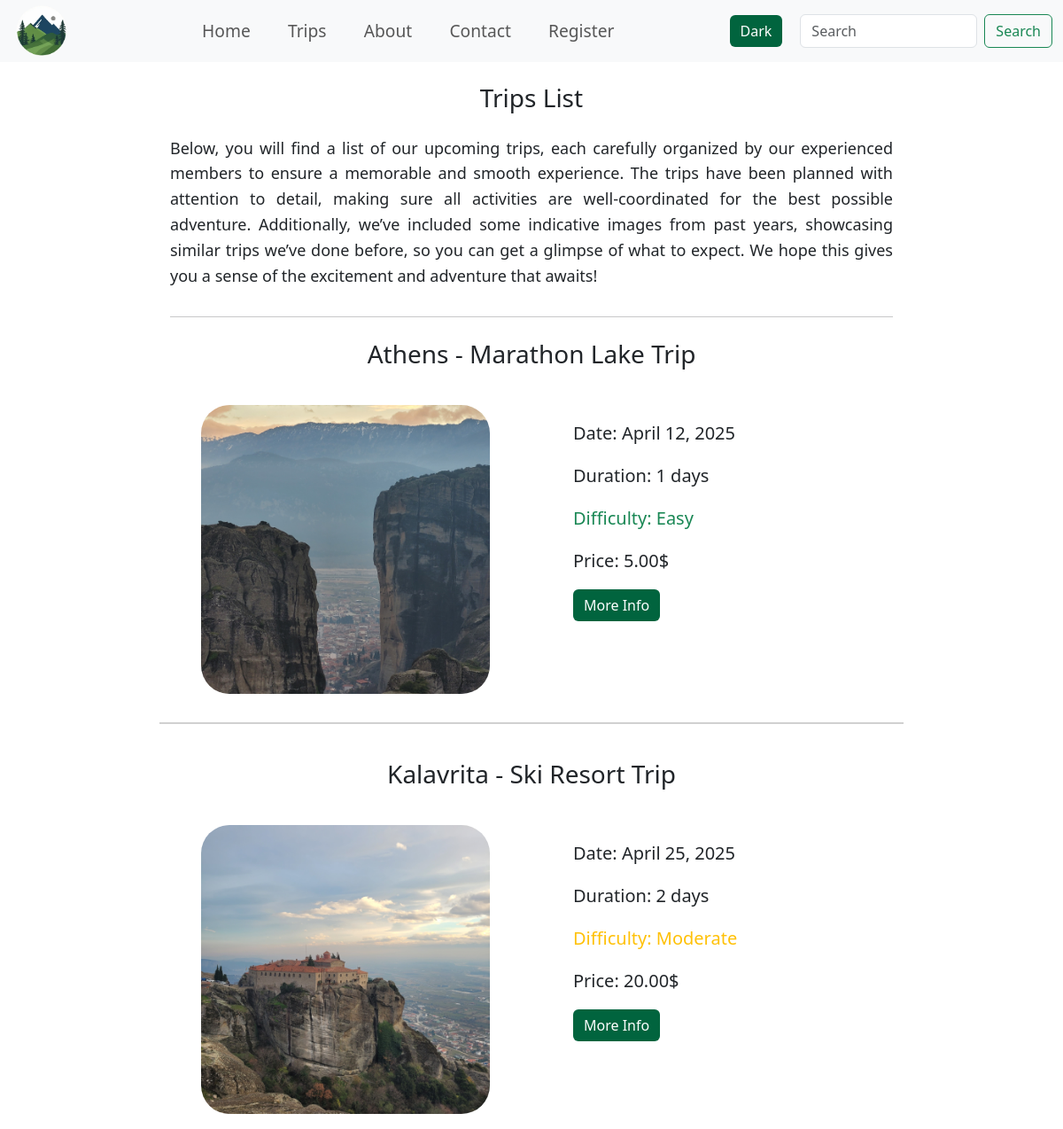
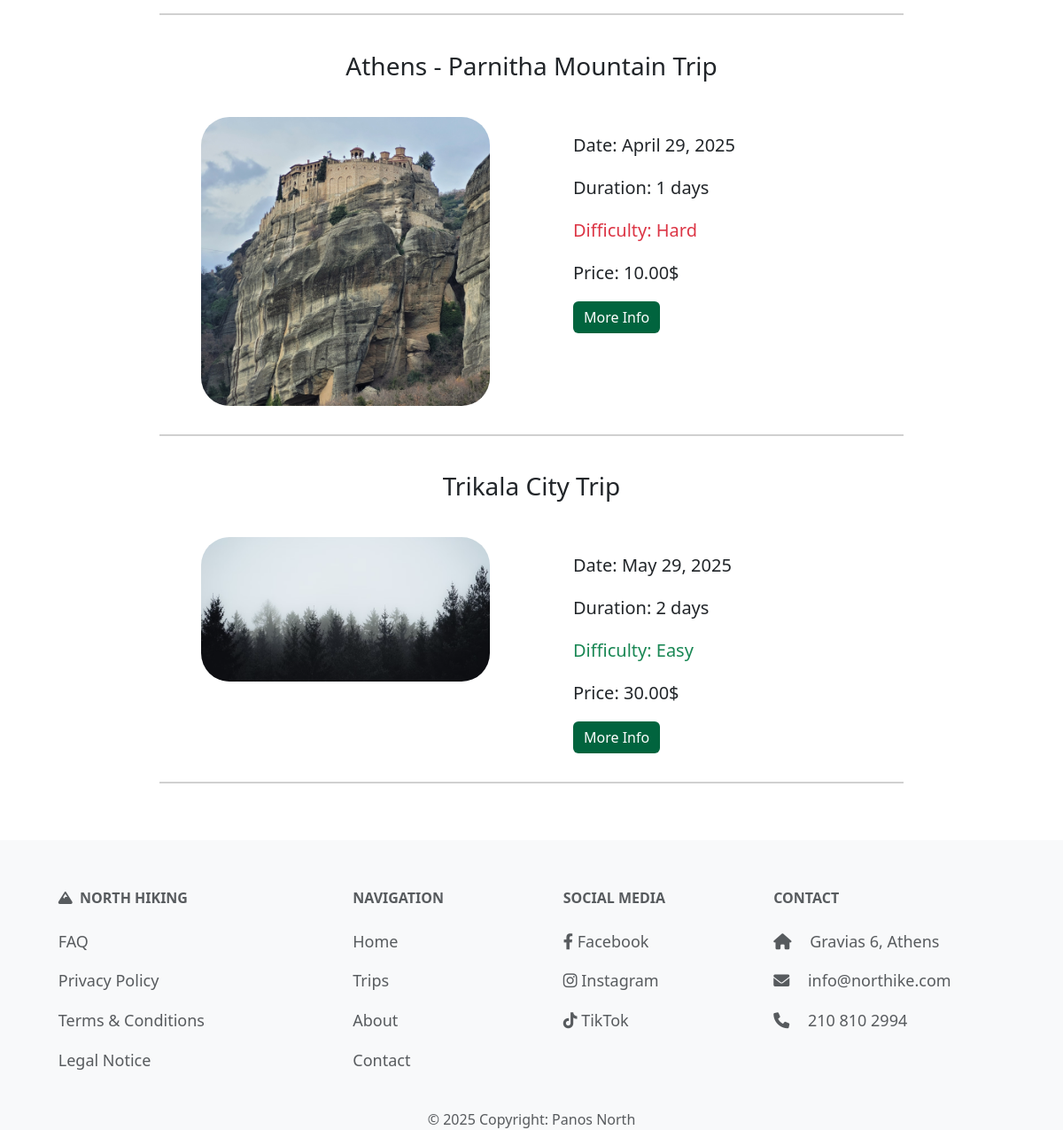
The page /trips/ on the database its author committed (2 pictures, top to bottom).
### trips/models.py (models this page shows, shortened)
class Trip(models.Model):
    DIFFICULTY_LEVELS = [
        ('Easy', 'Easy'),
        ('Moderate', 'Moderate'),
        ('Hard', 'Hard'),
    ]
    location = models.CharField(max_length=60)
    difficulty = models.CharField(max_length=10, choices=DIFFICULTY_LEVELS)
    price = models.DecimalField(
        max_digits=8,
        decimal_places=2,
        validators=[MinValueValidator(0)]
    )
    start_date = models.DateField(validators=[validate_future_date])
    end_date = models.DateField(validators=[validate_future_date])
    description = models.TextField()
    image = models.ImageField(
        default='default.png',
        blank=True,
        null=True,
    )
    guide = models.ForeignKey(
        Guide,
        on_delete=models.SET_NULL,
        null=True,
        blank=True,
        related_name='trip_guides'
    )
    slug = models.SlugField(unique=True, null=True)
    @property
    def duration(self):
        return (self.end_date - self.start_date).days

### trips/views.py (the view)
# urls.py: path('', views.trips_list, name='list'),
def trips_list(request):
    trips =Trip.objects.all().order_by('start_date')
    return render(request, 'trips/trips_list.html', {'trips':trips})

### trips/templates/trips/trips_list.html (shortened to what this page needs)
{% extends "layout.html" %}
{% load static %}
{% block content %}
<section class="trips_section">
    <div class="container">
        <div class="normal_title">
            <h2>Trips List</h2>
        </div>
        <div class="row justify-content-center">
            <p class="justify">
                Below, you will find a list of our upcoming trips, each carefully organized by our experienced members to ensure a memorable and smooth experience. The trips have been planned with attention to detail, making sure all activities are well-coordinated for the best possible adventure. Additionally, we’ve included some indicative images from past years, showcasing similar trips we’ve done before, so you can get a glimpse of what to expect. We hope this gives you a sense of the excitement and adventure that awaits!
            </p>
        </div>
        <hr>
        {% for trip in trips %}
        <h2 class="normal_title">
            <a class="no-decoration" href="{% url 'trips:page' slug=trip.slug %}">
                {{ trip.location }}
            </a>
        </h2>
        <article class="row justify-content-center">
            <div class="col-xxl-5 col-xl-5 col-md-5 col-sm-12 col-xs-12 my-3 mx-auto" aria-label="">
                <div class="mb-3">
                    <a href="{% url 'trips:page' slug=trip.slug %}">
                        <img src="{{ trip.image.url }}" class="img-fluid rounded-5" alt="{{ trip.location }}"/>
                    </a>
                </div>
            </div>
            <div class="col-xxl-5 col-xl-5 col-md-5 col-sm-12 col-xs-12 my-3 mx-auto" aria-label="Information about the Hymettus hiking trip">
                <div>
                    <p class="justify">
                        <p class="trip-detail">Date: {{ trip.start_date }}</p>
                        <p class="trip-detail">Duration: {{ trip.duration }} days</p>
                        <p class="trip-detail
                            {% if trip.difficulty == 'Easy' %}text-success
                            {% elif trip.difficulty == 'Moderate' %}text-warning
                            {% elif trip.difficulty == 'Hard' %}text-danger
                            {% endif %}">
                            Difficulty: {{ trip.difficulty }}
                        </p>
                        <p class="trip-detail">Price: {{ trip.price }}$</p>
                        <a href="{% url 'trips:page' slug=trip.slug %}" class="greenbutton btn">More Info</a>
                    </p>
                </div>
            </div>
            <hr class="seperator-dark">
        </article>
        {% endfor %}
    </div>
</section>
{% endblock %}

### templates/layout.html (shortened to what this page needs)
{% load static %}
<!DOCTYPE html>
<html lang="en">
<head>
    <link href="https://cdn.jsdelivr.net/npm/bootstrap@5.3.3/dist/css/bootstrap.min.css" rel="stylesheet">
    <link rel="stylesheet" href="{% static 'css/styles.css' %}">
    <link href="https://cdnjs.cloudflare.com/ajax/libs/font-awesome/6.0.0-beta3/css/all.min.css" rel="stylesheet">
</head>
<body>
    {% include 'navbar.html' %}
    <main>
        {% block content %}
        {% endblock %}
    </main>
    {% include 'footer.html' %}
</body>
</html>

### templates/navbar.html (shortened to what this page needs)
{% load static %}
<header>
    <nav id="navbar" class="navbar navbar-expand-md navbar-light bg-light sticky-top" aria-label="Navigation menu">
        <div class="container-fluid">
            <a class="navbar-brand" href="{% url 'home' %}">
                <img
                    src="{% static 'images/Site_Logo/logo.png' %}"
                    data-logo-default="{% static 'images/Site_Logo/logo.png' %}"
                    data-logo-hover="{% static 'images/Site_Logo/logo-hover.png' %}"
                    alt="North Hiking Trips Logo"
                    class="logo-img"
                >
            </a>
            <div class="collapse navbar-collapse" id="navbarSupportedContent">
                <ul class="navbar-nav d-flex flex-grow-1 justify-content-between text-center navlinks" role="menu">
                    <li class="nav-item flex-fill">
                        <a class="nav-link {% if request.resolver_match.url_name == 'home' %}active{% endif %}" href="{% url 'home' %}" role="menuitem">Home</a>
                    </li>
                    <li class="nav-item flex-fill">
                        <a class="nav-link {% if request.resolver_match.url_name == 'trips' %}active{% endif %}" href="{% url 'trips:list' %}" role="menuitem">Trips</a>
                    </li>
                    <li class="nav-item flex-fill">
                        <a class="nav-link {% if request.resolver_match.url_name == 'about' %}active{% endif %}" href="{% url 'about' %}" role="menuitem">About</a>
                    </li>
                    <li class="nav-item flex-fill">
                        <a class="nav-link {% if request.resolver_match.url_name == 'contact' %}active{% endif %}" href="{% url 'contact' %}" role="menuitem">Contact</a>
                    </li>
                    <li class="nav-item flex-fill">
                        <a class="nav-link {% if request.resolver_match.url_name == 'register' %}active{% endif %}" href="{% url 'users:register' %}" role="menuitem">Register</a>
                    </li>
                </ul>
                <div class="dark-mode-container">
                    <button id="darkModeToggle" class="greenbutton btn" type="button" aria-label="Toggle dark mode">
                        Dark
                    </button>
                </div>
                <form class="d-flex justify-content-center" role="search" aria-label="Site search">
                    <input class="form-control me-2 searchnav" type="search" placeholder="Search" aria-label="Search query">
                    <button class="btn btn-outline-success" type="submit" aria-label="Submit search">Search</button>
                </form>
            </div>
        </div>
    </nav>
</header>

### templates/footer.html
{% load static %}
<footer id="footer" class="text-center text-md-start text-muted" aria-label="Footer">
    <section class="">
        <div class="container mt-5">
            <div class="row mt-3">
                <div class="col-md-6 col-lg-3 col-xl-3 mx-auto mb-4" aria-label="Legal and Policy Links">
                    <h6 class="text-uppercase fw-bold mb-4">
                        <i class="fa-solid fa-mountain"></i>&nbsp;&nbsp;North Hiking
                    </h6>
                    <p><a href="#" class="text-reset">FAQ</a></p>
                    <p><a href="#" class="text-reset">Privacy Policy</a></p>
                    <p><a href="#" class="text-reset">Terms & Conditions</a></p>
                    <p><a href="#" class="text-reset">Legal Notice</a></p>
                </div>
                <div class="col-md-6 col-lg-3 col-xl-2 mx-auto mb-4" aria-label="Navigation Links">
                    <h6 class="text-uppercase fw-bold mb-4">Navigation</h6>
                    <p><a href="{% url 'home' %}" class="text-reset">Home</a></p>
                    <p><a href="{% url 'trips:list' %}" class="text-reset">Trips</a></p>
                    <p><a href="{% url 'about' %}" class="text-reset">About</a></p>
                    <p><a href="{% url 'contact' %}" class="text-reset">Contact</a></p>
                </div>
                <div class="col-md-6 col-lg-3 col-xl-2 mx-auto mb-4" aria-label="Social Media Links">
                    <h6 class="text-uppercase fw-bold mb-4">Social Media</h6>
                    <p>
                        <a href="https://www.facebook.com/" class="text-reset" target="_blank" rel="noopener noreferrer">
                            <i class="fab fa-facebook-f"></i> Facebook
                        </a>
                    </p>
                    <p>
                        <a href="https://www.instagram.com/" class="text-reset" target="_blank" rel="noopener noreferrer">
                            <i class="fab fa-instagram"></i> Instagram
                        </a>
                    </p>
                    <p>
                        <a href="https://www.tiktok.com/" class="text-reset" target="_blank" rel="noopener noreferrer">
                            <i class="fab fa-tiktok"></i> TikTok
                        </a>
                    </p>
                </div>
                <div class="col-md-6 col-lg-3 col-xl-3 mx-auto mb-md-0 mb-4" aria-label="Contact Information">
                    <h6 class="text-uppercase fw-bold mb-4">Contact</h6>
                    <p><i class="fas fa-home me-3"></i> Gravias 6, Athens</p>
                    <p><i class="fas fa-envelope me-3"></i> info@northike.com</p>
                    <p><i class="fas fa-phone me-3"></i> 210 810 2994</p>
                </div>
            </div>
            <div class="text-center" aria-label="Copyright Information">
                © 2025 Copyright: Panos North
            </div>
        </div>
    </section>
</footer>

### static/css/styles.css (style rules this page uses)
h2 { font-size: 28px; margin-bottom: 15px; }
p { font-size: 18px; line-height: 1.6; }
.normal_title { text-align: center; margin-top: 3%; margin-bottom: 3%; }
.navbar-nav .nav-link { font-size: 1.2rem; font-weight: 500; }
.navbar-brand { padding: 0px; }
.navbar { padding: 0px; }
.navlinks { margin-left: 10%; margin-right: 10%; }
.searchnav { max-width: 200px; width: 100%; }
.logo-img { height: 70px; width: auto; padding: 5px; }
@media (min-width: 768px) { #darkModeToggle { margin-right: 20px; } }
.greenbutton { background-color: #01643e; color: white; border: none; }
footer { background-color: rgb(248, 249, 250) !important; margin-bottom: 0; }
footer a { color: rgb(86, 93, 97); }
footer .container { padding-top: 40px; }
footer .text-uppercase { font-weight: 700; }
footer .text-reset { text-decoration: none; }
.justify { text-align: justify; }
.seperator-dark { border: 1px solid #444444; }
.no-decoration { text-decoration: none; color: rgb(33, 37, 41); display: block; text-align: center; }
.trips_section { margin-left: 15%; margin-right: 15%; }
.trip-detail { font-weight: 500; font-size: 20px; }

### rows shown on the page
Trip: location "Athens - Marathon Lake Trip", image (picture), start_date "April 12, 2025", duration "1", difficulty "Easy", price "5.00"
Trip: location "Kalavrita - Ski Resort Trip", image (picture), start_date "April 25, 2025", duration "2", difficulty "Moderate", price "20.00"
Trip: location "Athens - Parnitha Mountain Trip", image (picture), start_date "April 29, 2025", duration "1", difficulty "Hard", price "10.00"
Trip: location "Trikala City Trip", image (placeholder picture), start_date "May 29, 2025", duration "2", difficulty "Easy", price "30.00"
